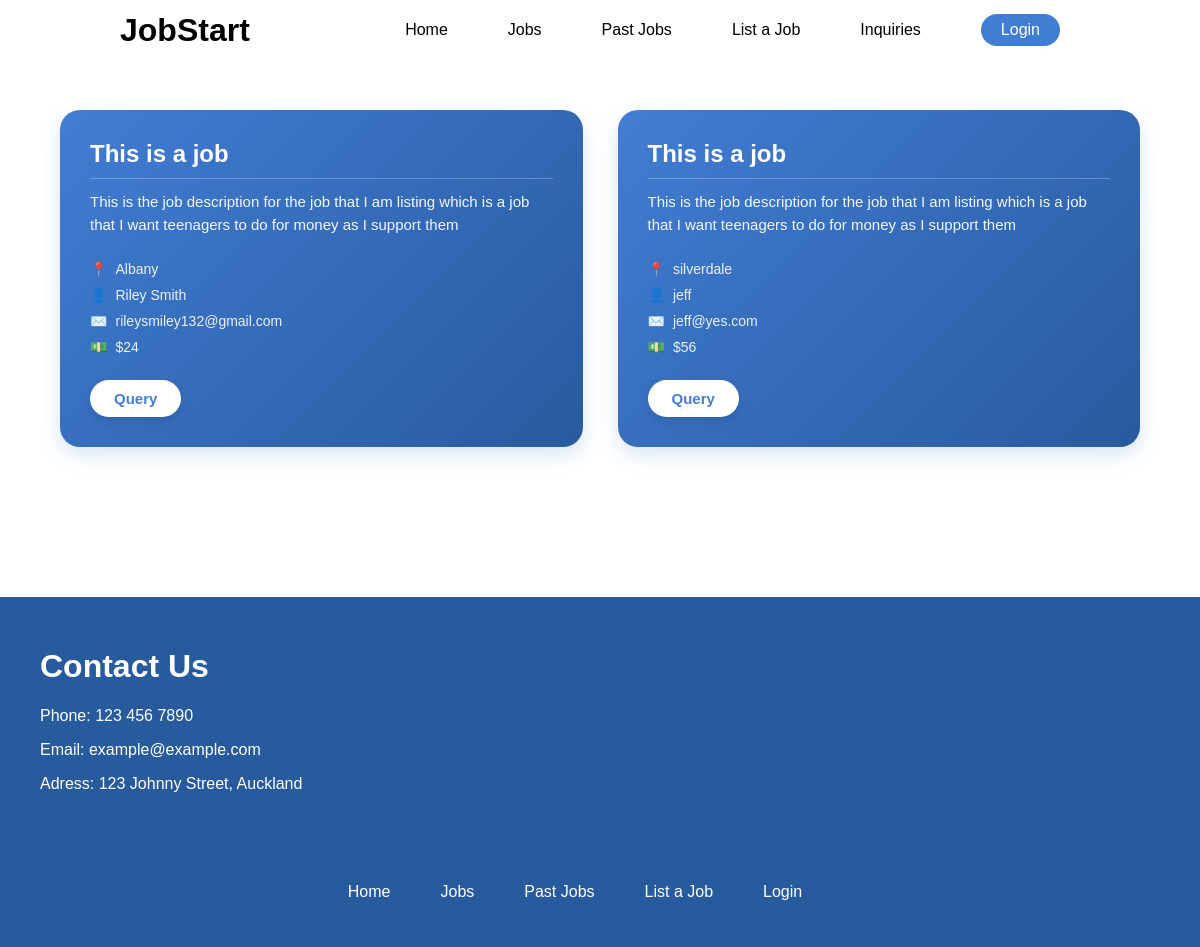
/jobs, run on an earlier commit of the app's database.
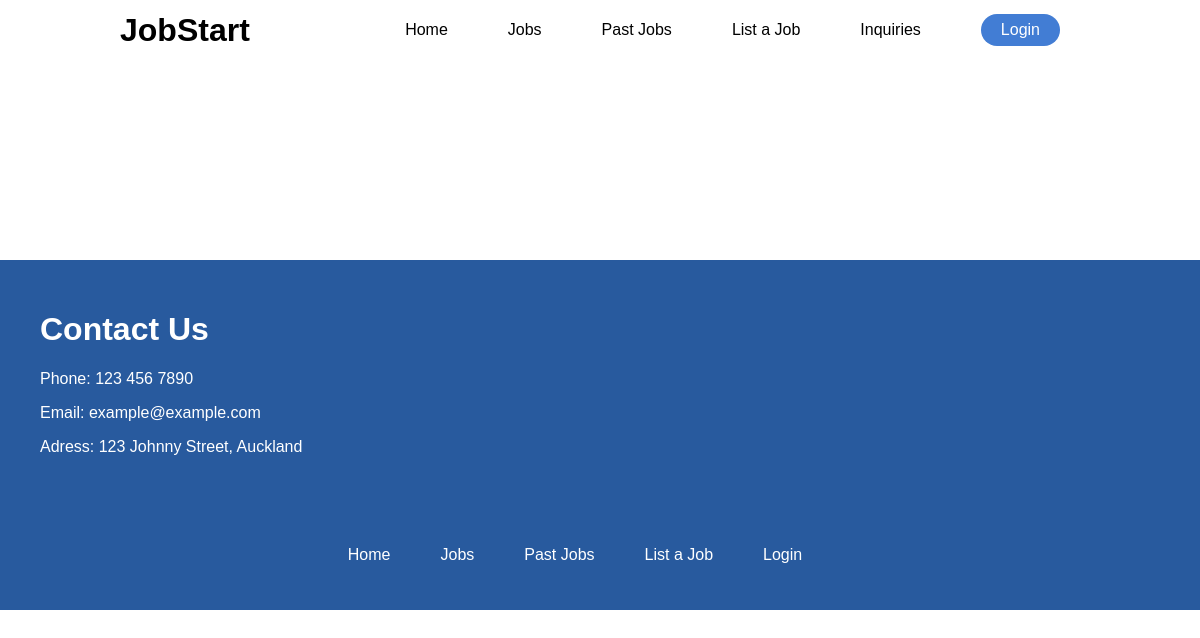
And on a later commit of the database.
### tables this page shows
CREATE TABLE jobs (user_id INTEGER REFERENCES users (user_id), job_id INTEGER PRIMARY KEY AUTOINCREMENT, job_desc TEXT, job_title TEXT, job_location TEXT, completed TEXT, pay NUMERIC);

CREATE TABLE users (user_id INTEGER PRIMARY KEY AUTOINCREMENT, user_name TEXT, user_email TEXT, user_pwd TEXT);

### app.py (the view)
@app.route('/jobs')
def jobs():
    conn = sqlite3.connect('app.db')
    conn.row_factory = sqlite3.Row
    cursor = conn.cursor()
    query = '''
        SELECT jobs.*, users.user_name, users.user_email
        FROM jobs
        JOIN users ON jobs.user_id = users.user_id
        WHERE jobs.completed = "no"
    '''
    jobs = cursor.execute(query).fetchall()
    conn.close()
    return render_template('jobs.html', jobs=jobs)

### templates/jobs.html (shortened to what this page needs)
{% extends 'layout.html' %}
{% block content %}
    <div class="all-jobs-container">
        {% for job in jobs %}
            <div class="job-container" id="job--{ loop.index }">
                <h1 class="job-title">{{ job[3] }}</h1>
                <p class="job-desc">{{ job[2] }}</p>
                <p class="job-location">{{ job[4] }}</p>
                <p class="job-user-name">{{ job[7] }}</p>
                <p class="job-user-email">{{ job[8] }}</p>
                <p class="job-pay">${{ job[6] }}</p>
                <a href="{{ url_for('job_details', job_id=job[1]) }}"><button class="query-btn">Query</button></a>
            </div>
        {% endfor %}
    </div>
{% endblock %}

### templates/layout.html (shortened to what this page needs)
<!DOCTYPE html>
<html lang="en">
    <head>
        <link rel="stylesheet" href="{{ url_for('static', filename='style.css') }}">
    </head>
    <body>
        {% include 'nav.html' %}
        {% block content %}{% endblock %}
        {% include 'footer.html' %}
    </body>
</html>

### templates/nav.html
<div class="nav-bar">
    <a><h1 class="nav-title">JobStart</h1></a>
    <a class="nav-link" href="/" id="nav-home-link">Home</a>
    <a class="nav-link" href="/jobs">Jobs</a>
    <a class="nav-link" href="/past-jobs">Past Jobs</a>
    <a class="nav-link" href="list-job">List a Job</a>
    <a class="nav-link" href="/inquiries">Inquiries</a>
    {% if session.get('user_email') %}
        <a href="/logout"><button class="login-nav-btn">Logout</button></a>
    {% else %}
        <a href="/login"><button class="login-nav-btn">Login</button></a>
    {% endif %}
</div>

### templates/footer.html
<div class="footer">
    <div class="footer-top">
        <h1 class="footer-title">Contact Us</h1>
        <p class="footer-text">Phone: 123 456 7890</p>
        <p class="footer-text">Email: example@example.com</p>
        <p class="footer-text">Adress: 123 Johnny Street, Auckland</p>
    </div>
    <div class="footer-links">
        <a class="footer-link" href="/">Home</a>
        <a class="footer-link" href="/jobs">Jobs</a>
        <a class="footer-link" href="/past-jobs">Past Jobs</a>
        <a class="footer-link" href="/list-job">List a Job</a>
        <a class="footer-link" href="/login">Login</a>
    </div>
</div>

### static/style.css (style rules this page uses)
body { margin: 0; font-family: Arial; }
.nav-link { margin-right: 60px; font-size: 16px; text-decoration: none; color: black; }
#nav-home-link { margin-left: auto; }
.nav-title { position: absolute; left: 10%; top: 50%; transform: translateY(-50%); margin: 0; }
.nav-bar { position: relative; display: flex; align-items: center; background-color: white; color: black; width: 100%; height: 60px; }
.login-nav-btn { font-size: 16px; margin-right: 140px; background-color: #427dd4; color: white; border: none; border-radius: 18px; padding: 7px 20px 7px 20px; }
.footer { margin-top: 100px; width: 100%; height: 40vh; background-color: #285A9E; padding-top: 30px; }
.footer-title { color: white; margin-left: 40px; }
.footer-text { color: white; margin-left: 40px; }
.footer-links { display: flex; justify-content: center; margin-top: 90px; }
.footer-link { color: white; text-decoration: none; margin-right: 50px; }
.footer-top { margin-bottom: 20px; }
.all-jobs-container { display: grid; grid-template-columns: repeat(auto-fit, minmax(300px, 1fr)); gap: 35px; padding: 50px 5%; box-sizing: border-box; }

What changed in the data, as far as the page shows it:
removed jobs: job_title "This is a job", job_desc "This is the job description for the job that I am listing which is a job that I want teenagers to do for money as I support them", job_location "Albany", user_name "Riley Smith", user_email "rileysmiley132@gmail.com", pay "24"
removed jobs: job_title "This is a job", job_desc "This is the job description for the job that I am listing which is a job that I want teenagers to do for money as I support them", job_location "silverdale", user_name "jeff", user_email "jeff@yes.com", pay "56"
